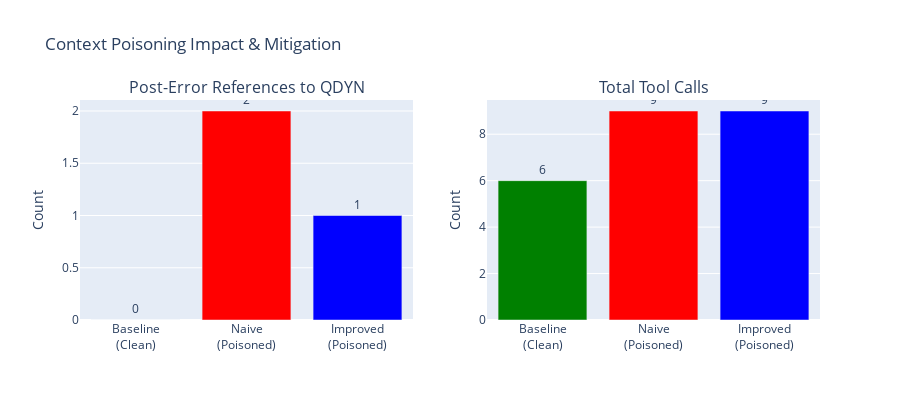

Here is the notebook cell this chart was saved with:
### Code cell
# Visualize the comparison
fig = make_subplots(
    rows=1, cols=2,
    subplot_titles=("Post-Error References to QDYN", "Total Tool Calls"),
    specs=[[{"type": "bar"}, {"type": "bar"}]]
)

# References comparison
runs = ["Baseline<br>(Clean)", "Naive<br>(Poisoned)", "Improved<br>(Poisoned)"]
refs = [baseline_refs, poisoned_refs, improved_refs]
colors = ['green', 'red', 'blue']

fig.add_trace(
    go.Bar(x=runs, y=refs, marker_color=colors, text=refs, textposition='outside'),
    row=1, col=1
)

# Tool calls comparison
tool_calls = [
    len(baseline_result['trajectory']),
    len(poisoned_result['trajectory']),
    len(improved_result['trajectory'])
]

fig.add_trace(
    go.Bar(x=runs, y=tool_calls, marker_color=colors, text=tool_calls, textposition='outside'),
    row=1, col=2
)

fig.update_layout(
    title_text="Context Poisoning Impact & Mitigation",
    showlegend=False,
    height=400
)

fig.update_yaxes(title_text="Count", row=1, col=1)
fig.update_yaxes(title_text="Count", row=1, col=2)

fig.show()

print("\n📈 Visualization shows:")
print("  • GREEN bar = Clean baseline (no poisoned context)")
print("  • RED bar = Naive agent with poisoning (high post-error references = bad)")
print("  • BLUE bar = Improved agent with poisoning (low post-error references = good)")
print("\nThe improved agent should have fewer post-error references than the naive agent.")

### Figure 1 — Plotly figure (JSON) as saved in the notebook; plotly's stock layout.template omitted (floating-point values rounded to 4 significant figures)
{"data": [{"marker": {"color": ["green", "red", "blue"]}, "text": ["0", "2", "1"], "textposition": "outside", "type": "bar", "x": ["Baseline<br>(Clean)", "Naive<br>(Poisoned)", "Improved<br>(Poisoned)"], "xaxis": "x", "y": [0, 2, 1], "yaxis": "y"}, {"marker": {"color": ["green", "red", "blue"]}, "text": ["6", "9", "9"], "textposition": "outside", "type": "bar", "x": ["Baseline<br>(Clean)", "Naive<br>(Poisoned)", "Improved<br>(Poisoned)"], "xaxis": "x2", "y": [6, 9, 9], "yaxis": "y2"}], "layout": {"annotations": [{"font": {"size": 16}, "showarrow": false, "text": "Post-Error References to QDYN", "x": 0.225, "xanchor": "center", "xref": "paper", "y": 1, "yanchor": "bottom", "yref": "paper"}, {"font": {"size": 16}, "showarrow": false, "text": "Total Tool Calls", "x": 0.775, "xanchor": "center", "xref": "paper", "y": 1, "yanchor": "bottom", "yref": "paper"}], "height": 400, "showlegend": false, "title": {"text": "Context Poisoning Impact & Mitigation"}, "xaxis": {"anchor": "y", "domain": [0, 0.45]}, "xaxis2": {"anchor": "y2", "domain": [0.55, 1]}, "yaxis": {"anchor": "x", "domain": [0, 1], "title": {"text": "Count"}}, "yaxis2": {"anchor": "x2", "domain": [0, 1], "title": {"text": "Count"}}}}
